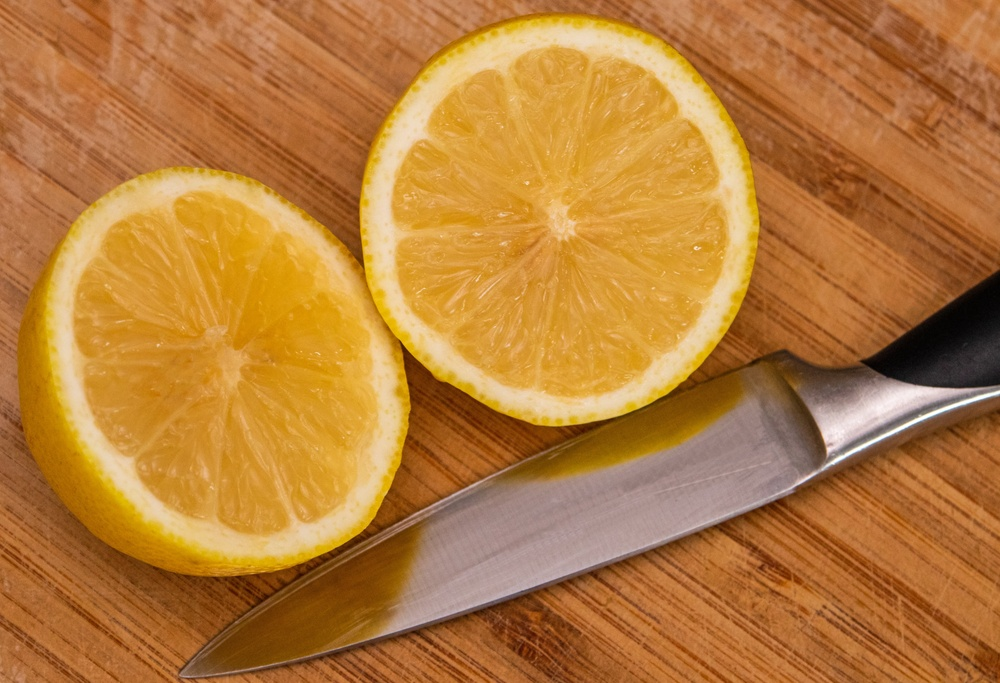
#> input picture backend/data/samples/orange.jpg, 1000 x 683 px, shrunk from 4966 x 3391 before the run
$ python test.py
#> lines starting #> are read from the running program, lines starting #| are printed output that depends on the picture
import os
import numpy as np
import cv2 as cv

def Processamento(pasta):
    # Função com todos os filtros do processamento
#> called with pasta = 'data/samples/orange.jpg'
    img = cv.imread(pasta)
#> img is the input picture: shape (683, 1000, 3); mean B, G, R 59.4, 124.5, 182.3
    blur = cv.blur(img, (100, 100))
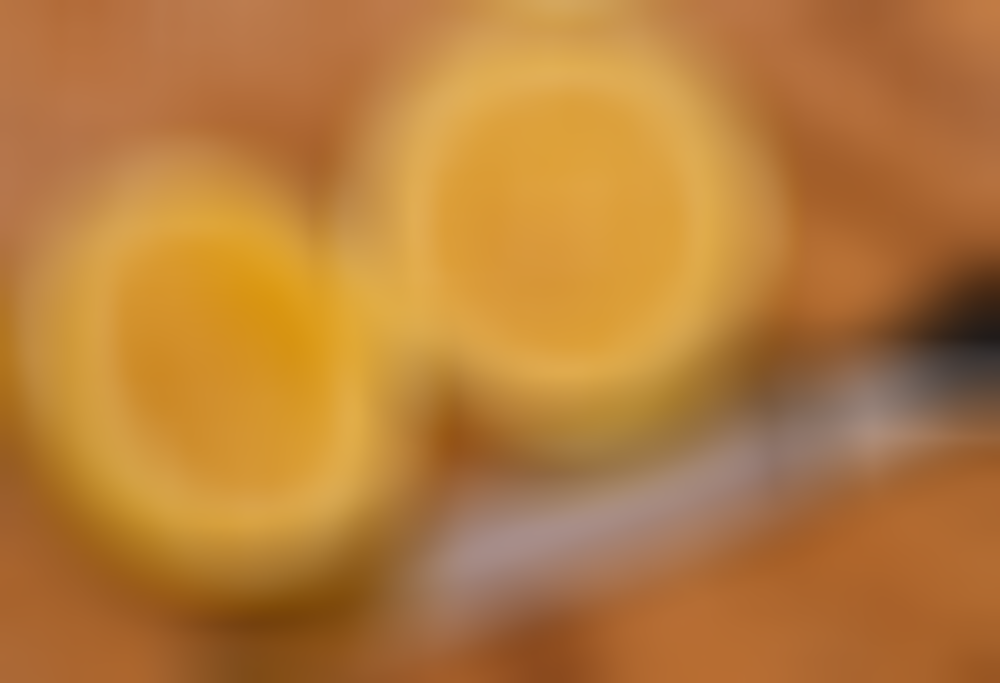
#> blur: shape (683, 1000, 3); mean B, G, R 59.4, 124.6, 182.3
    cv.imwrite('test.jpg', blur)
    return blur


file = 'data/samples/orange.jpg'


print(f'Aplicando filtro de processamento no arquivo: {file}')
Pro = Processamento(file)
